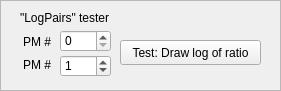
   <widget class="QFrame" name="fLogPairTester">
    <property name="geometry">
     <rect>
      <x>400</x>
      <y>250</y>
      <width>281</width>
      <height>91</height>
     </rect>
    </property>
    <property name="frameShape">
     <enum>QFrame::StyledPanel</enum>
    </property>
    <property name="frameShadow">
     <enum>QFrame::Raised</enum>
    </property>
    <widget class="QSpinBox" name="sbLogRatioPM2">
     <property name="geometry">
      <rect>
       <x>60</x>
       <y>55</y>
       <width>51</width>
       <height>22</height>
      </rect>
     </property>
     <property name="value">
      <number>1</number>
     </property>
    </widget>
    <widget class="QLabel" name="label_36">
     <property name="geometry">
      <rect>
       <x>23</x>
       <y>34</y>
       <width>31</width>
       <height>16</height>
      </rect>
     </property>
     <property name="text">
      <string>PM #</string>
     </property>
    </widget>
    <widget class="QLabel" name="label_37">
     <property name="geometry">
      <rect>
       <x>23</x>
       <y>57</y>
       <width>31</width>
       <height>16</height>
      </rect>
     </property>
     <property name="text">
      <string>PM #</string>
     </property>
    </widget>
    <widget class="QSpinBox" name="sbLogRatioPM1">
     <property name="geometry">
      <rect>
       <x>60</x>
       <y>30</y>
       <width>51</width>
       <height>22</height>
      </rect>
     </property>
    </widget>
    <widget class="QPushButton" name="pbEvaluateRatio">
     <property name="geometry">
      <rect>
       <x>120</x>
       <y>40</y>
       <width>141</width>
       <height>25</height>
      </rect>
     </property>
     <property name="text">
      <string>Test: Draw log of ratio</string>
     </property>
    </widget>
    <widget class="QLabel" name="label_43">
     <property name="geometry">
      <rect>
       <x>20</x>
       <y>10</y>
       <width>101</width>
       <height>16</height>
      </rect>
     </property>
     <property name="text">
      <string>&quot;LogPairs&quot; tester</string>
     </property>
    </widget>
   </widget>
